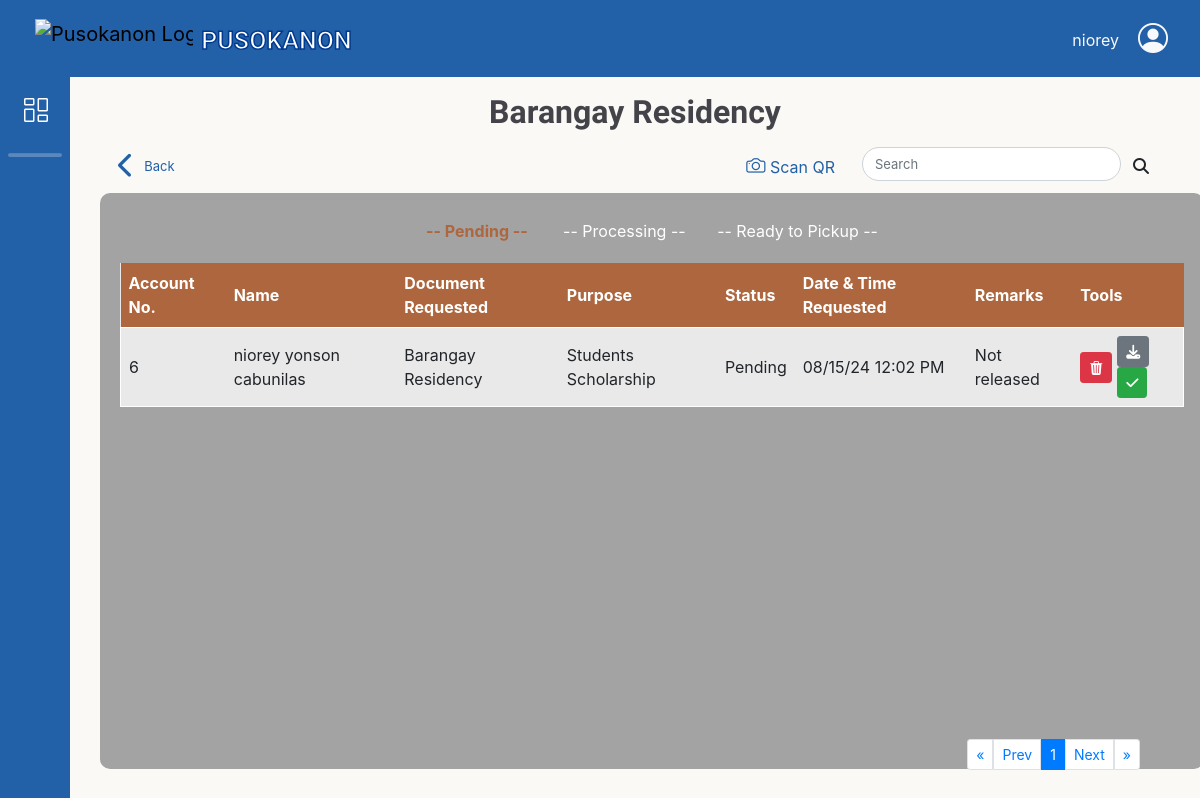
Before: /adminbejo/Barangay-Residency.php (signed in) with the older database file.
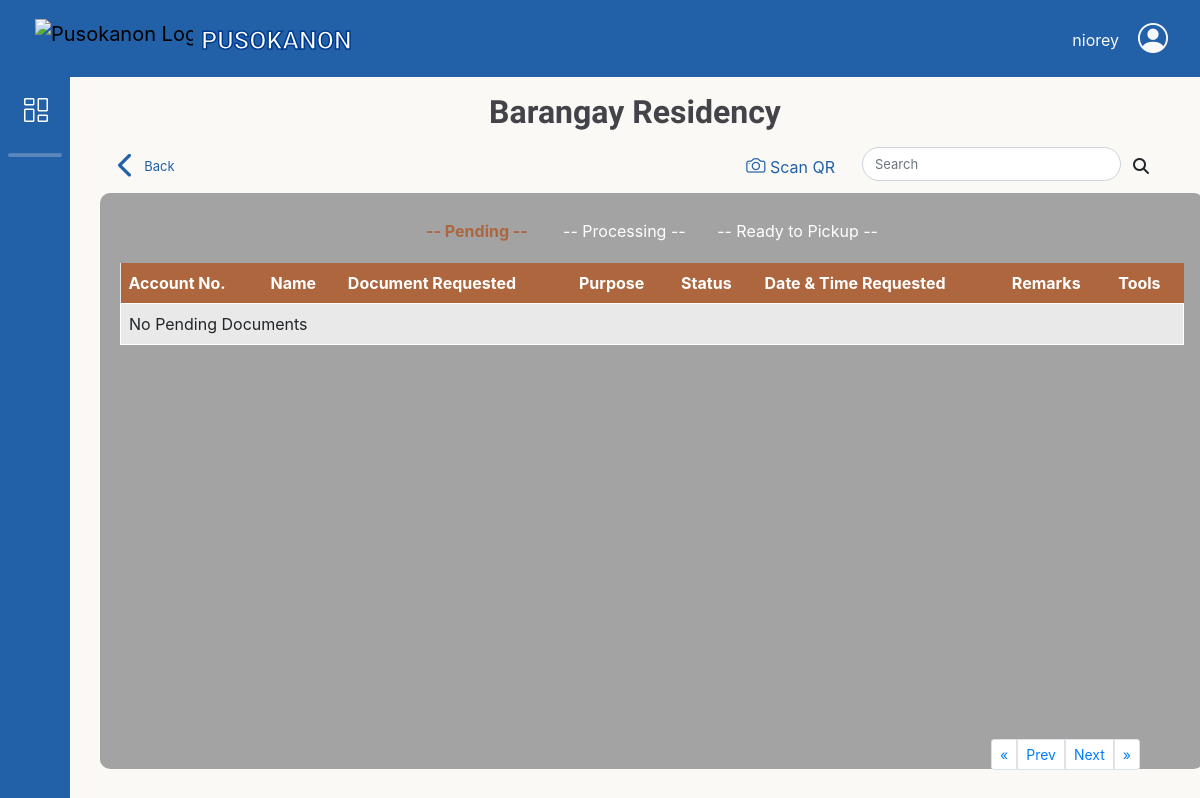
After: the same page with the newer database file.
### tables this page shows
CREATE TABLE `request_doc` (
  `doc_ID` int(11) NOT NULL AUTO_INCREMENT,
  `res_id` int(11) NOT NULL,
  `docType_id` int(11) NOT NULL,
  `purpose_id` int(11) NOT NULL,
  `purpose_name` varchar(255) DEFAULT NULL,
  `stat` varchar(50) NOT NULL DEFAULT 'Pending',
  `date_req` timestamp NOT NULL DEFAULT current_timestamp(),
  `date_processed` timestamp NULL DEFAULT current_timestamp() ON UPDATE current_timestamp(),
  `remarks` varchar(100) DEFAULT 'Not released',
  `request_id` varchar(20) NOT NULL,
  `qrCode_image` varchar(200) DEFAULT NULL,
  `document_requirements` varchar(64) DEFAULT NULL,
  PRIMARY KEY (`doc_ID`),
  KEY `FK_RESIDENT` (`res_id`),
  KEY `FK_doc_type` (`docType_id`),
  KEY `FK_PUPOSE` (`purpose_id`),
  CONSTRAINT `doctype_fk` FOREIGN KEY (`docType_id`) REFERENCES `doc_type` (`docType_id`),
  CONSTRAINT `pupose_fk` FOREIGN KEY (`purpose_id`) REFERENCES `docs_purpose` (`purpose_id`),
  CONSTRAINT `userDocs request` FOREIGN KEY (`res_id`) REFERENCES `resident_users` (`res_ID`)
);

CREATE TABLE `resident_users` (
  `res_ID` int(11) NOT NULL AUTO_INCREMENT,
  `res_fname` varchar(50) NOT NULL,
  `res_lname` varchar(50) NOT NULL,
  `res_midname` varchar(50) NOT NULL,
  `res_suffix` varchar(10) DEFAULT NULL,
  `gender` varchar(10) NOT NULL,
  `birth_date` date NOT NULL,
  `civil_status` varchar(20) NOT NULL,
  `citizenship` varchar(30) NOT NULL,
  `place_birth` varchar(100) NOT NULL,
  `contact_no` varchar(13) NOT NULL,
  `res_email` varchar(100) NOT NULL,
  `addr_sitio` varchar(50) NOT NULL,
  `res_password` varchar(100) NOT NULL,
  `profile_picture` varchar(200) DEFAULT NULL,
  `registered_voter` varchar(15) NOT NULL,
  `userRole_id` int(11) NOT NULL,
  `verification_image` varchar(128) DEFAULT NULL,
  `register_at` datetime NOT NULL DEFAULT current_timestamp(),
  `reset_token_hash` varchar(64) DEFAULT NULL,
  `reset_token_expires_at` datetime DEFAULT NULL,
  `account_active_status` varchar(16) NOT NULL DEFAULT 'Unregistered',
  PRIMARY KEY (`res_ID`),
  UNIQUE KEY `reset_token_hash` (`reset_token_hash`),
  KEY `role_ID` (`userRole_id`),
  CONSTRAINT `resident_users_ibfk_1` FOREIGN KEY (`userRole_id`) REFERENCES `account_role` (`userRole_id`)
);

CREATE TABLE `doc_type` (
  `docType_id` int(11) NOT NULL AUTO_INCREMENT,
  `doc_name` varchar(100) NOT NULL,
  `doc_amount` int(11) NOT NULL,
  PRIMARY KEY (`docType_id`)
);

### db/DBconn.php (called while the page is built, shortened)
<?php
function decryptData($data){
	return openssl_decrypt($data, 'aes-256-cbc', ENCRYPTION_KEY, 0, ENCRYPTION_KEY);
}
function fetchdocsRequest($pdo,$doctype ,$status, $limit, $offset)
{
	$sql = "SELECT
				ru.res_id, ru.res_email AS res_email, doc_ID, stat,
				CONCAT(ru.res_fname,' ', ru.res_midname,' ', ru.res_lname) AS resident_name,
				dt.doc_name AS document_name,
				rd.purpose_name AS purpose_name,
				rd.request_id,
				rd.date_req,
				rd.document_requirements,
				rd.remarks
			FROM request_doc rd
			INNER JOIN resident_users ru ON rd.res_id = ru.res_id
			INNER JOIN doc_type dt ON rd.docType_id = dt.docType_id
			INNER JOIN docs_purpose dp ON rd.purpose_id = dp.purpose_id
			WHERE dt.doc_name = :doctype AND stat = :status
			LIMIT :limit OFFSET :offset";
	$stmt = $pdo->prepare($sql);
	$stmt->bindParam(':status', $status, PDO::PARAM_STR);
	$stmt-> bindParam(':doctype', $doctype, PDO::PARAM_STR);
	$stmt->bindParam(':limit', $limit, PDO::PARAM_INT);
	$stmt->bindParam(':offset', $offset, PDO::PARAM_INT);
	$stmt->execute();
	return $stmt->fetchAll();
}

### adminbejo/Barangay-Residency.php (the view, shortened to what the rows shown need)
<?php
include '../db/DBconn.php';
include 'headerAdmin.php';
$docType = isset($_POST['docType']) ? $_POST['docType'] : 'Barangay Residency';
$stmt = $pdo->prepare("SELECT COUNT(*) FROM request_doc WHERE docType_id = (SELECT docType_id FROM doc_type WHERE doc_name = :docType) AND stat = 'Pending'");
$stmt->bindParam(':docType', $docType, PDO::PARAM_STR);
$stmt->execute();
$number_of_pending_results = $stmt->fetchColumn();
$stmt = $pdo->prepare("SELECT COUNT(*) FROM request_doc WHERE docType_id = (SELECT docType_id FROM doc_type WHERE doc_name = :docType) AND stat = 'Processing'");
$stmt->bindParam(':docType', $docType, PDO::PARAM_STR);
$stmt->execute();
$number_of_processing_results = $stmt->fetchColumn();
$stmt = $pdo->prepare("SELECT COUNT(*) FROM request_doc WHERE docType_id = (SELECT docType_id FROM doc_type WHERE doc_name = :docType) AND stat = 'Ready to pickup'");
$stmt->bindParam(':docType', $docType, PDO::PARAM_STR);
$stmt->execute();
$number_of_completed_results = $stmt->fetchColumn();
$results_per_page = 7;
$number_of_pending_pages = ceil($number_of_pending_results / $results_per_page);
$number_of_processing_pages = ceil($number_of_processing_results / $results_per_page);
$number_of_completed_pages = ceil($number_of_completed_results / $results_per_page);
$pending_page = isset($_GET['pending_page']) ? (int)$_GET['pending_page'] : 1;
$processing_page = isset($_GET['processing_page']) ? (int)$_GET['processing_page'] : 1;
$completed_page = isset($_GET['completed_page']) ? (int)$_GET['completed_page'] : 1;
$pending_page = max(1, min($pending_page, $number_of_pending_pages));
$processing_page = max(1, min($processing_page, $number_of_processing_pages));
$completed_page = max(1, min($completed_page, $number_of_completed_pages));
$pending_offset = ($pending_page - 1) * $results_per_page;
$processing_offset = ($processing_page - 1) * $results_per_page;
$completed_offset = ($completed_page - 1) * $results_per_page;
$search = isset($_GET['search']) ? $_GET['search'] : '';
if($search) {
    $pending = fetchdocsRequestSearch($pdo, $docType,'Pending', $results_per_page, $pending_offset, $search);
    $Processing = fetchdocsRequestSearch($pdo, $docType,'Processing', $results_per_page, $processing_offset, $search);
    $completed = fetchdocsRequestSearch($pdo, $docType,'Ready to pickup', $results_per_page, $completed_offset, $search);
} else {
    $pending = fetchdocsRequest($pdo, $docType,'Pending', $results_per_page, $pending_offset);
}
?>
<link rel="stylesheet" href="css/slidingtableResidency.css">
<main>
    <div class="row">
        <div class="col-12 pt-3 d-flex justify-content-center">
            <h1 class="title"><?php echo $docType; ?></h1>
        </div>
    </div>
    <div id="searchresult" class="table-content" style="min-width: 92vw; width: 92vw; max-width: 95vw;">
        <div id="originalTable">
            <div id="table1Container">
                <table id="table1">
                    <thead>
                        <tr>
                            <th>Account No.</th>
                            <th>Name</th>
                            <th>Document Requested</th>
                            <th>Purpose</th>
                            <th>Status</th>
                            <th>Date & Time Requested</th>
                            <th>Remarks</th>
                            <th>Tools</th>
                        </tr>
                    </thead>
                    <tbody>
                        <?php if (empty($pending)): ?>
                            <tr><td colspan="8">No Pending Documents</td></tr>
                        <?php else: ?>
                            <?php foreach ($pending as $pendings): ?>
                                <tr>
                                <?php $dataDecrypt = decryptData($pendings['res_email']); ?>
                                    <td><?= htmlspecialchars($pendings['res_id']); ?></td>
                                    <td><?= htmlspecialchars($pendings['resident_name']); ?></td>
                                    <td><?= htmlspecialchars($pendings['document_name']); ?></td>
                                    <td><?= htmlspecialchars($pendings['purpose_name']); ?></td>
                                    <td><?= htmlspecialchars($pendings['stat']); ?></td>
                                    <td><?= date('m/d/y h:i A', strtotime($pendings['date_req'])); ?></td>
                                    <td><?= htmlspecialchars($pendings['remarks']); ?></td>
                                    <td>
                                        <div class="inline-tools">
                                            <div title="Delete" class="btn btn-danger btn-sm btn-1" onclick="trashCancelDocument('<?= htmlspecialchars($pendings['doc_ID']); ?>', '<?= htmlspecialchars($pendings['request_id']); ?>')"><i class="bi bi-trash3-fill"></i></div>
                                            <form class="status-form" action="../db/updateStatus.php" method="POST">
                                                <button title="Download" type="submit" name="status" value="Processing" class="btn btn-sm <?= $pendings['stat'] == 'Processing' ? 'btn-secondary' : 'btn-secondary'; ?>"><i class="fa-solid fa-download"></i></button>
                                                <button title="Approve" type="button" class="btn btn-sm <?= $pendings['stat'] == 'Ready to pickup' ? 'btn-success' : 'btn-success'; ?>" onclick="showSweetAlert('<?= htmlspecialchars($dataDecrypt); ?>', '<?= htmlspecialchars($pendings['resident_name']); ?>', '<?= htmlspecialchars($pendings['document_name']); ?>','<?= htmlspecialchars($pendings['doc_ID']); ?>', '<?= htmlspecialchars($pendings['res_id']); ?>')"><i class="fa-solid fa-check"></i></button>
                                            </form>
                                        </div>
                                    </td>
                                </tr>
                            <?php endforeach; ?>
                        <?php endif; ?>
                    </tbody>
                </table>
            </div>
        </div>
    </div>
</main>
<?php include 'footerAdmin.php'; ?>

Changed rows visible on the page:
removed request_doc: res.res_ID "6", resident_name "niorey yonson cabunilas", docType.doc_name "Barangay Residency", purpose_name "Students Scholarship", stat "Pending", date_req "08/15/24 12:02 PM", remarks "Not released"
Other visible differences:
text now shown: "No Pending Documents"
list line gone: "1"
